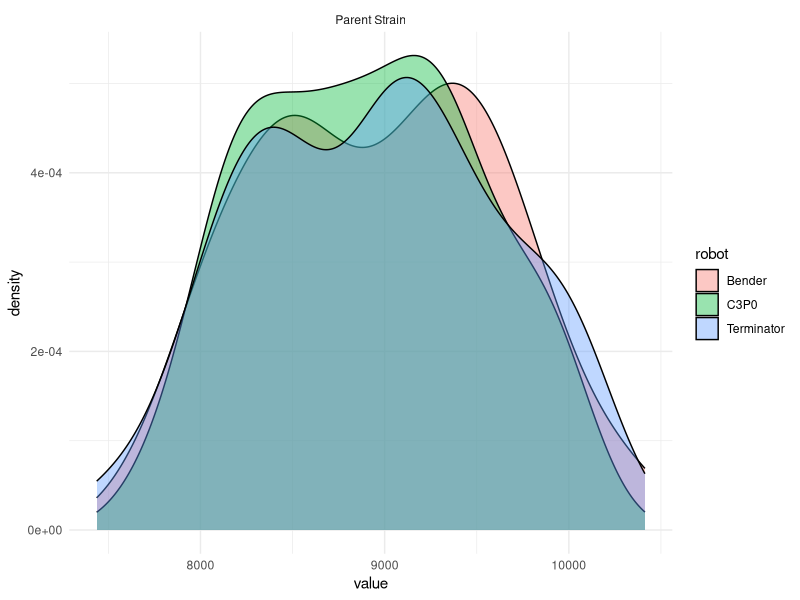
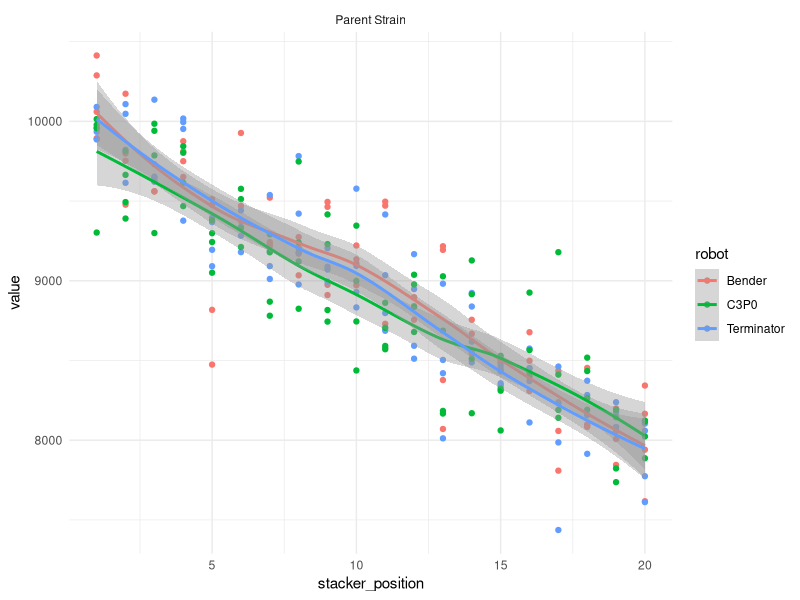
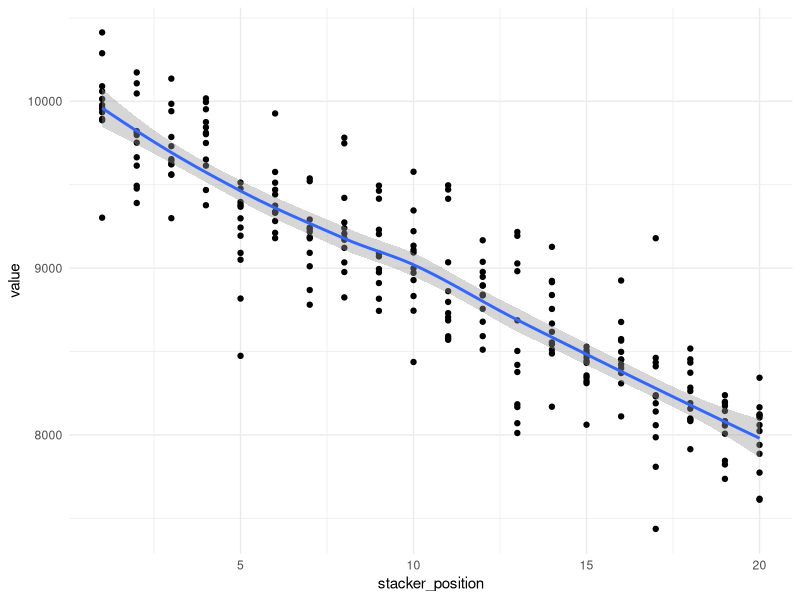
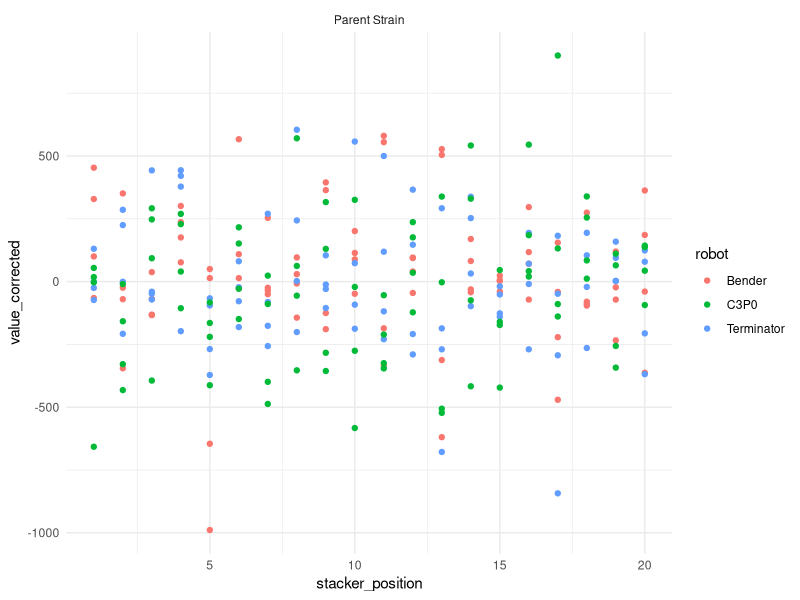

These figures' R source, in order: (Note: this script raises an error after producing the figures.)
## ---- chunk 1
library(tidyverse)
library(magrittr)
library(skimr)
theme_set(theme_minimal())
wells = readxl::read_xlsx('Sample T1 data.xlsx')
## ---- chunk 2
wells %<>% 
  mutate(well_number = counter %% 96,
         well_number = if_else(well_number == 0, 96, well_number)) %>%
  filter(well_type != 'Process Control')
## ---- chunk 3
wells %>% 
  filter(well_type %in% c('Parent Strain')) -> control_wells
## ---- chunk 4
control_wells %>% 
  ggplot(aes(x = value, fill = robot)) +
  geom_density(alpha = 0.4) +
  facet_wrap(~well_type, ncol = 1)
## ---- chunk 5
control_wells %>% 
  ggplot(aes(y=value, x = stacker_position, color = robot)) + 
  geom_point() + 
  geom_smooth() +
  facet_wrap(~well_type, ncol = 1, scales="free_y")
  
## ---- chunk 6
control_wells %>% 
  {lm(value ~ stacker_position + stacker_position:robot, data = .)} -> product_model
anova(product_model)
## ---- chunk 7
control_wells %>% 
  filter(well_type == 'Parent Strain') %>% 
  ggplot(aes(x = stacker_position, 
             y = value)) + 
  geom_point() + 
  geom_smooth()

control_wells %>% 
  filter(well_type == 'Parent Strain') %>% 
  {loess(value~stacker_position, data = .)} -> stacker_effect_model
## ---- chunk 8
control_wells$value_corrected = control_wells$value - predict(stacker_effect_model, newdata = control_wells)

ggplot(control_wells, aes(x = stacker_position, 
                          y = value_corrected, 
                          color = robot)) +
  geom_point() +
  facet_wrap(~well_type, ncol = 1)
## ---- chunk 9
wells$value_corrected = wells$value - predict(stacker_effect_model, newdata = wells)
## ---- chunk 10
wells %>% 
  filter(well_type == 'Parent Strain') %>%
  group_by(robot) %>% 
  select(value_corrected) %>%
  skim() %>% 
  skimr::kable()
## ---- chunk 11
wells %>% 
  filter(well_type %in% c('Parent Strain')) %>%
  ggplot(aes(x = value_corrected, fill = robot)) +
  geom_density(alpha = .4) +
  facet_wrap(~well_type, ncol = 1)
## ---- chunk 12

get_pval = function(value, robot){
  value_distribution = control_wells %>% 
    filter(robot == robot & well_type == 'Parent Strain') %>% 
    pull(value_corrected)
  test = wilcox.test(value_distribution, value, correct=FALSE)
  return(test$p.value)
}

wells %<>% 
  arrange(desc(value_corrected)) %>%
  mutate(p_value = Vectorize(get_pval)(value_corrected, robot),
         rank = rank(desc(value_corrected)))
  


## ---- chunk 13
wells %>% ggplot(aes(x = value_corrected, y = -log(p_value), color = robot)) + geom_point(alpha  = .3)

## ---- chunk 14
wells %>% filter(well_type == 'Standard Well') %>% select(strain, value_corrected, p_value, rank)
## ---- chunk 15
wells %>% filter(well_type == 'Parent Strain') %>% {lm(value ~ stacker_position + well_number, data = .)} -> parent_model

wells = cbind(wells, predict(parent_model, wells, interval = 'p', level = .95))
## ---- chunk 16
ggplot(wells, aes(x = fit, y = value,shape = well_type,  color = value > upr | value < lwr)) + geom_point() + geom_abline(slope = 1, intercept = 0)
## ---- chunk 17
wells %>% filter(value > upr)
## ---- chunk 18
wells %>% filter(well_type == 'Parent Strain') %>% mutate(outlier = value > upr | value < lwr) %>% pull(outlier) %>% table() %>% prop.table()

wells %>% filter(well_type == 'Standard Well') %>% mutate(outlier = value > upr | value < lwr) %>% pull(outlier) %>% table() %>% prop.table()
## ---- chunk 19
ggplot(wells, aes(x = value_corrected, y = value - upr, color = well_type)) + geom_point()
